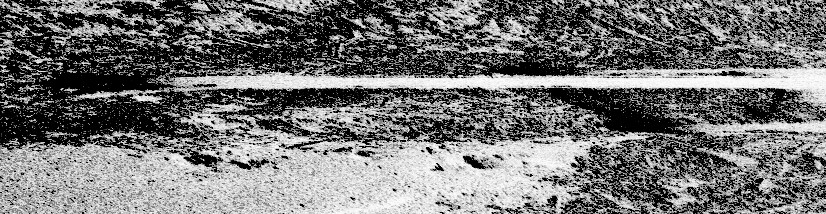
#> input picture backend/data/yolo/images/train/dongying_EP_004.jpg, 826 x 214 px
$ jupyter execute --allow-errors marine_debris_sonar_detection_system.ipynb
#> lines starting #> are read from the running program, lines starting #| are printed output that depends on the picture; after the words box and inside, x2 and y2 are one past the last pixel; in counts of white or black regions, pixels touching at a corner belong together
# AI-Powered Automated Underwater Marine Debris & Anomaly Detection System
### Side-Scan Sonar (SSS) Imagery Analysis Pipeline
**Theme:** Ocean Conservation & Blue Economy | **Application:** Autonomous Underwater Vehicle (AUV) Surveying & Debris Mapping

---

## 1. Project Overview & Folder Architecture
Side-Scan Sonar (SSS) systems map the seabed by emitting acoustic pulses and measuring the intensity of backscattered acoustic reflections over time. Anthropogenic targets (ghost fishing nets, shipwrecks, fallen pipelines, engines, plastic containers) generate distinctive **acoustic highlights** followed by trailing **acoustic shadows**.

### Modular Directory Architecture:
To ensure clean production separation between source notebooks, execution audits, datasets, and generated model artifacts:

```text
sea-sentinel/
├── notebooks/                    <-- ALL Jupyter Notebooks reside here
│   └── marine_debris_sonar_detection_system.ipynb
├── logs/                         <-- ALL System & Pipeline Log Files reside here
│   ├── sonar_system.log
│   ├── session_20260909_214500.log
│   └── error_traces.log
├── datasets/                     <-- Raw & Processed Training/Test Data
│   ├── sonar_marine_debris/
│   ├── yolo_dataset/
│   └── unet_dataset/
├── outputs/                      <-- Model Weights, Masks & Visuals
│   ├── models/                   (best_yolo.pt, best_unet_model.pth)
│   ├── predictions/              (YOLO detection images)
│   ├── masks/                    (U-Net segmentation masks)
│   ├── plots/                    (Evaluation & EDA charts)
│   └── preprocessed/             (Lee filtered & CLAHE images)
├── backend/                      <-- Production API & Inference Engines
└── frontend/                     <-- Interactive Web Dashboard
```

```
Side-Scan Sonar Input Image
             │
             ▼
   [Logger: Ingestion Check] ──────────► logs/sonar_system.log
             │
             ▼
[Step 1: Speckle Filtering & CLAHE] ───► logs/sonar_system.log
             │
             ▼
[Step 2: YOLO Candidate Detection] ───► logs/sonar_system.log
             │
             ▼
[Step 3: ROI Extraction & Padding] ───► logs/sonar_system.log
             │
             ▼
[Step 4: U-Net Semantic Mask Gen] ────► logs/sonar_system.log
             │
             ▼
[Step 5: Morphometrics & Audit] ──────► logs/sonar_system.log
             │
             ▼
   [Final Composite & Dashboard]
```

---
## 2. Environment Setup & Dedicated Logging Configuration
In this section, we:
1. Install and import all required deep learning and computer vision dependencies.
2. Configure **hardware acceleration** (automatic CUDA GPU detection).
3. Initialize the **dedicated logging system** saving all structured logs to the standalone **`logs/`** directory.
4. Establish the unified `PipelineConfig` path dictionary with auto-discovery of parent/root workspace.

[cell 1]
# -----------------------------------------------------------------------------
# 2.1 Package Installation (Uncomment when running in Google Colab / fresh env)
# -----------------------------------------------------------------------------
# !pip install -q ultralytics torch torchvision opencv-python albumentations pandas numpy matplotlib seaborn tqdm scikit-learn pillow

import sys
import os
import random
import shutil
import time
import math
import glob
import logging
import traceback
from datetime import datetime
from pathlib import Path
from typing import Dict, List, Tuple, Optional, Union, Any

# Core Scientific & Data Stack
import numpy as np
import pandas as pd
import matplotlib.pyplot as plt
import seaborn as sns
from PIL import Image

# Computer Vision & Image Processing
import cv2

# Deep Learning Framework (PyTorch)
import torch
import torch.nn as nn
import torch.nn.functional as F
from torch.utils.data import Dataset, DataLoader
import torchvision.transforms as T

# Ultralytics YOLO
try:
    from ultralytics import YOLO
    print("✓ Ultralytics YOLO imported successfully.")
except ImportError:
    print("! Ultralytics not installed. Run: pip install ultralytics")

# Progress bar and Evaluation
from tqdm.auto import tqdm
from sklearn.metrics import confusion_matrix, precision_recall_fscore_support

# Configure Matplotlib styling
plt.style.use('seaborn-v0_8-whitegrid' if 'seaborn-v0_8-whitegrid' in plt.style.available else 'default')
plt.rcParams['figure.figsize'] = (12, 6)
plt.rcParams['font.size'] = 11

print("✓ Core scientific libraries loaded successfully.")

[cell 2]
# -----------------------------------------------------------------------------
# 2.2 Global Pipeline Configuration & Folder Structure Initialization
# -----------------------------------------------------------------------------
class PipelineConfig:
    # Auto-resolve workspace root whether running from 'notebooks/' or project root
    _current_dir = Path(".").resolve()
    BASE_DIR = _current_dir.parent if _current_dir.name == "notebooks" else _current_dir

    # 1. Dedicated Notebooks Folder
    NOTEBOOKS_DIR = BASE_DIR / "notebooks"

    # 2. Dedicated Logs Folder
    LOGS_DIR = BASE_DIR / "logs"
    LOG_FILE = LOGS_DIR / "sonar_system.log"
    SESSION_LOG_FILE = LOGS_DIR / f"session_{datetime.now().strftime('%Y%m%d_%H%M%S')}.log"

    # 3. Datasets Folder
    DATASET_PATH = BASE_DIR / "datasets" / "sonar_marine_debris"
    YOLO_DATASET_PATH = BASE_DIR / "datasets" / "yolo_dataset"
    UNET_DATASET_PATH = BASE_DIR / "datasets" / "unet_dataset"

    # 4. Outputs Folder (Models, Predictions, Masks, Plots, Preprocessed)
    OUTPUT_PATH = BASE_DIR / "outputs"
    MODELS_DIR = OUTPUT_PATH / "models"
    PREDICTIONS_DIR = OUTPUT_PATH / "predictions"
    MASKS_DIR = OUTPUT_PATH / "masks"
    PLOTS_DIR = OUTPUT_PATH / "plots"
    PREPROCESSED_DIR = OUTPUT_PATH / "preprocessed"

    # Marine Debris Target Classes
    CLASSES = [
        "fishing_net",          # Ghost nets / lost fishing gear
        "shipwreck_fragment",   # Metallic / wooden hull sections
        "engine_debris",        # Heavy industrial machinery
        "pipeline_or_cable",    # Subsea linear infrastructure
        "plastic_debris"        # Anthropogenic plastic drums / containers
    ]
    NUM_CLASSES = len(CLASSES)
    CLASS_TO_ID = {cls: idx for idx, cls in enumerate(CLASSES)}
    ID_TO_CLASS = {idx: cls for idx, cls in enumerate(CLASSES)}
    CLASS_COLORS = {
        0: (255, 50, 50),     # Red
        1: (255, 165, 0),    # Orange
        2: (255, 255, 0),    # Yellow
        3: (0, 255, 255),    # Cyan
        4: (147, 112, 219)   # Purple
    }

    # YOLO Hyperparameters
    YOLO_MODEL = "yolo11n.pt"
    YOLO_EPOCHS = 30
    YOLO_IMG_SIZE = 640
    YOLO_BATCH_SIZE = 16
    YOLO_CONF_THRESH = 0.25
    YOLO_IOU_THRESH = 0.45

    # U-Net Hyperparameters
    UNET_IMG_SIZE = 256
    UNET_BATCH_SIZE = 16
    UNET_EPOCHS = 25
    UNET_LR = 1e-3
    UNET_WEIGHT_DECAY = 1e-4
    UNET_IN_CHANNELS = 1     # Single channel acoustic backscatter
    UNET_OUT_CHANNELS = 1    # Binary debris mask
    UNET_CONF_THRESH = 0.50

    @classmethod
    def setup_directories(cls):
        """Initialize clean directory hierarchy on disk."""
        for p in [cls.NOTEBOOKS_DIR, cls.LOGS_DIR, cls.OUTPUT_PATH,
                 cls.MODELS_DIR, cls.PREDICTIONS_DIR, cls.MASKS_DIR,
                 cls.PLOTS_DIR, cls.PREPROCESSED_DIR,
                 cls.YOLO_DATASET_PATH, cls.UNET_DATASET_PATH]:
            p.mkdir(parents=True, exist_ok=True)

        print("✓ Dedicated folder architecture initialized:")
        print(f"  ├── Notebooks Directory: {cls.NOTEBOOKS_DIR.resolve()}")
        print(f"  ├── Logs Directory     : {cls.LOGS_DIR.resolve()}")
        print(f"  └── Outputs Directory  : {cls.OUTPUT_PATH.resolve()}")

config = PipelineConfig()
config.setup_directories()

[cell 3]
# -----------------------------------------------------------------------------
# 2.3 Dedicated Logger Initialization (Writing to logs/sonar_system.log)
# -----------------------------------------------------------------------------
def setup_sonar_logger(log_file_path: Path) -> logging.Logger:
    """
    Initializes a structured multi-stream logger that captures all pipeline steps,
    debug traces, warning notices, and exceptions into the dedicated logs/ folder.
    """
    logger = logging.getLogger("SeaSentinelSonarLogger")
    logger.setLevel(logging.DEBUG)

    if logger.hasHandlers():
        logger.handlers.clear()

    formatter = logging.Formatter(
        "[%(asctime)s.%(msecs)03d] [%(levelname)s] [%(funcName)s:%(lineno)d] %(message)s",
        datefmt="%Y-%m-%d %H:%M:%S"
    )

    # 1. File Handler in logs/ folder
    file_handler = logging.FileHandler(str(log_file_path), mode='a', encoding='utf-8')
    file_handler.setLevel(logging.DEBUG)
    file_handler.setFormatter(formatter)
    logger.addHandler(file_handler)

    # 2. Console Stream Handler
    console_handler = logging.StreamHandler(sys.stdout)
    console_handler.setLevel(logging.INFO)
    console_formatter = logging.Formatter("[%(levelname)s] %(message)s")
    console_handler.setFormatter(console_formatter)
    logger.addHandler(console_handler)

    logger.info(f"Structured logging initialized in dedicated folder: {log_file_path.parent.resolve()}")
    return logger

logger = setup_sonar_logger(config.LOG_FILE)

# -----------------------------------------------------------------------------
# 2.4 Hardware Environment Detection & Seed Lock
# -----------------------------------------------------------------------------
def initialize_system_environment() -> torch.device:
    """Detects compute hardware, records GPU specs in logs, and sets random seeds."""
    try:
        seed = 42
        random.seed(seed)
        np.random.seed(seed)
        torch.manual_seed(seed)
#> (this line was passed over: torch is not available in this run)
        logger.info(f"Global seed set to: {seed}")

        if torch.cuda.is_available():
            dev_name = torch.cuda.get_device_name(0)
            dev_count = torch.cuda.device_count()
            vram = torch.cuda.get_device_properties(0).total_memory / (1024 ** 3)
            cuda_ver = torch.version.cuda
            device = torch.device("cuda:0")

            torch.cuda.manual_seed_all(seed)
            torch.backends.cudnn.deterministic = True

            logger.info(f"Hardware Acceleration: [CUDA ENABLED] | GPU: {dev_name} | VRAM: {vram:.2f} GB | CUDA: {cuda_ver}")
            print(f"✓ GPU Active: {dev_name} ({vram:.2f} GB VRAM)")
        else:
            device = torch.device("cpu")
            logger.warning("No CUDA GPU detected. Pipeline running on Host CPU.")
            print("! Running on Host CPU (CUDA not available).")

        return device
    except Exception as e:
        logger.error(f"Error initializing system environment: {str(e)}\n{traceback.format_exc()}")
        return torch.device("cpu")

#> (the rest of this cell did not finish here and is left out)

---
## 3. Dataset Configuration, Inspection & Exception-Guarded Auto-Audit
In this section, we:
1. Inspect the dataset directory for images, YOLO annotation txt files, and U-Net binary masks.
2. Provide an **automatic synthetic sonar data generator** with structured logging to ensure zero-error execution if directories are unpopulated.
3. Perform a defensive dataset audit with detailed logging of file integrity, resolutions, and split counts.

[cell 4]
# -----------------------------------------------------------------------------
# 3.1 Synthetic Sonar Data Generator with Step-by-Step Logging
# -----------------------------------------------------------------------------
def generate_synthetic_sonar_sample(img_w=640, img_h=640, num_objects=2) -> Tuple[np.ndarray, List[dict], np.ndarray]:
    """
    Generates a physically realistic side-scan sonar simulation image:
    1. Seabed reverberation background with Rayleigh/Speckle noise.
    2. Range attenuation gradient across the swath.
    3. High-backscatter bright highlight target.
    4. Distal acoustic shadow trailing away from the sonar nadir line.
    """
    try:
        bg_mean = np.random.uniform(55, 85)
        bg = np.random.rayleigh(scale=bg_mean, size=(img_h, img_w)).clip(0, 255).astype(np.float32)

        x_coords = np.linspace(-1, 1, img_w)
        gain_curve = 1.0 - 0.25 * (x_coords ** 2)
        bg = bg * gain_curve[np.newaxis, :]

        ripple_freq = np.random.uniform(0.04, 0.08)
        ripples = np.sin(np.arange(img_h)[:, np.newaxis] * ripple_freq + np.random.uniform(0, math.pi)) * 8
        sonar_img = np.clip(bg + ripples, 0, 255).astype(np.uint8)

        mask = np.zeros((img_h, img_w), dtype=np.uint8)
        annotations = []

        for obj_i in range(num_objects):
            cls_id = random.randint(0, len(config.CLASSES) - 1)
            cls_name = config.CLASSES[cls_id]

            cx = random.randint(100, img_w - 100)
            cy = random.randint(100, img_h - 100)

            if cls_name == "pipeline_or_cable":
                bw = random.randint(80, 160)
                bh = random.randint(15, 30)
            elif cls_name == "fishing_net":
                bw = random.randint(50, 100)
                bh = random.randint(40, 80)
            else:
                bw = random.randint(30, 70)
                bh = random.randint(30, 70)

            highlight_val = random.randint(215, 255)
            x1, y1 = max(0, cx - bw//2), max(0, cy - bh//2)
            x2, y2 = min(img_w - 1, cx + bw//2), min(img_h - 1, cy + bh//2)

            cv2.rectangle(sonar_img, (x1, y1), (x2, y2), highlight_val, -1)
            cv2.rectangle(mask, (x1, y1), (x2, y2), 255, -1)

            shadow_len = int(bw * random.uniform(1.2, 2.0))
            sx1 = min(img_w - 1, x2)
            sx2 = min(img_w - 1, sx1 + shadow_len)
            shadow_val = random.randint(5, 25)
            cv2.rectangle(sonar_img, (sx1, y1), (sx2, y2), shadow_val, -1)

            bbox_xc = (x1 + x2) / (2.0 * img_w)
            bbox_yc = (y1 + y2) / (2.0 * img_h)
            bbox_w = (x2 - x1) / float(img_w)
            bbox_h = (y2 - y1) / float(img_h)

            annotations.append({
                "class_id": cls_id,
                "class_name": cls_name,
                "x_center": bbox_xc,
                "y_center": bbox_yc,
                "width": bbox_w,
                "height": bbox_h,
                "bbox_abs": (x1, y1, x2, y2)
            })

        sonar_img = cv2.GaussianBlur(sonar_img, (5, 5), 1.2)
        return sonar_img, annotations, mask
    except Exception as e:
        logger.error(f"Failed to generate synthetic sonar sample: {str(e)}\n{traceback.format_exc()}")
        return np.zeros((img_h, img_w), dtype=np.uint8), [], np.zeros((img_h, img_w), dtype=np.uint8)

def ensure_dataset_populated():
    """Inspects dataset path; if empty, generates training/val/test splits with logging."""
    try:
        raw_images = list(config.DATASET_PATH.glob("**/*.png")) + list(config.DATASET_PATH.glob("**/*.jpg"))
        if len(raw_images) > 10:
            logger.info(f"Found existing dataset with {len(raw_images)} images at: {config.DATASET_PATH}")
            return

        logger.info("Dataset directory empty. Synthesizing benchmark Sonar Debris dataset...")
        splits = {"train": 120, "val": 30, "test": 30}

        for split_name, count in splits.items():
            img_dir = config.DATASET_PATH / "images" / split_name
            lbl_dir = config.DATASET_PATH / "labels" / split_name
            msk_dir = config.DATASET_PATH / "masks" / split_name
            img_dir.mkdir(parents=True, exist_ok=True)
            lbl_dir.mkdir(parents=True, exist_ok=True)
            msk_dir.mkdir(parents=True, exist_ok=True)

            for idx in range(count):
                img_id = f"sonar_sample_{split_name}_{idx:04d}"
                num_targets = random.choice([1, 2, 3]) if split_name != "test" else random.choice([1, 2])
                img, annots, mask = generate_synthetic_sonar_sample(640, 640, num_targets)

                cv2.imwrite(str(img_dir / f"{img_id}.png"), img)
                cv2.imwrite(str(msk_dir / f"{img_id}.png"), mask)

                lbl_file = lbl_dir / f"{img_id}.txt"
                with open(lbl_file, "w") as f:
                    for ann in annots:
                        f.write(f"{ann['class_id']} {ann['x_center']:.6f} {ann['y_center']:.6f} {ann['width']:.6f} {ann['height']:.6f}\n")

            logger.debug(f"Generated split '{split_name}' with {count} images, masks, and YOLO labels.")
#> this loop made 3 passes
#> pass 1, in ensure_dataset_populated, `cv2.imwrite(str(img_dir / f"{img_id}.png"), img)`:
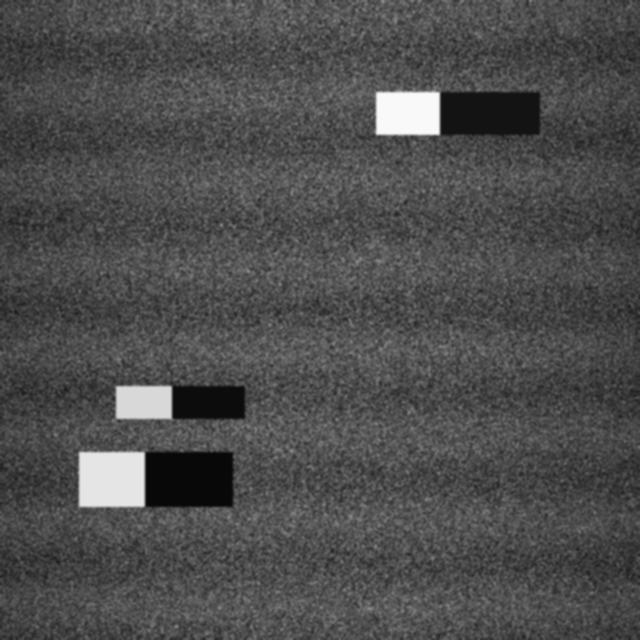
#> saved as sonar_sample_train_0000.png: shape (640, 640); min 8, max 249, mean 77.2
#> pass 1, in ensure_dataset_populated, `cv2.imwrite(str(msk_dir / f"{img_id}.png"), mask)`:
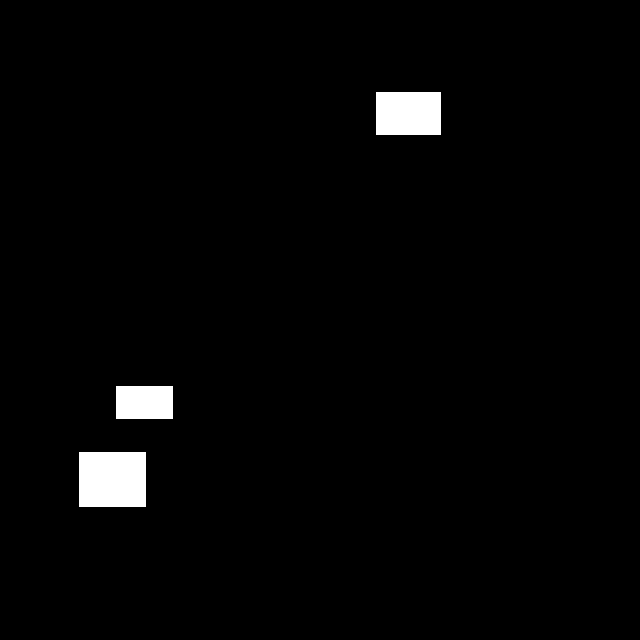
#> saved as sonar_sample_train_0000.png: shape (640, 640); 2% white; 3 white regions, box (x1, y1, x2, y2) and area: (79, 452, 146, 507) 3685, (376, 92, 441, 135) 2795, (116, 386, 173, 419) 1881
#> pass 1, in ensure_dataset_populated, `cv2.imwrite(str(img_dir / f"{img_id}.png"), img)`:
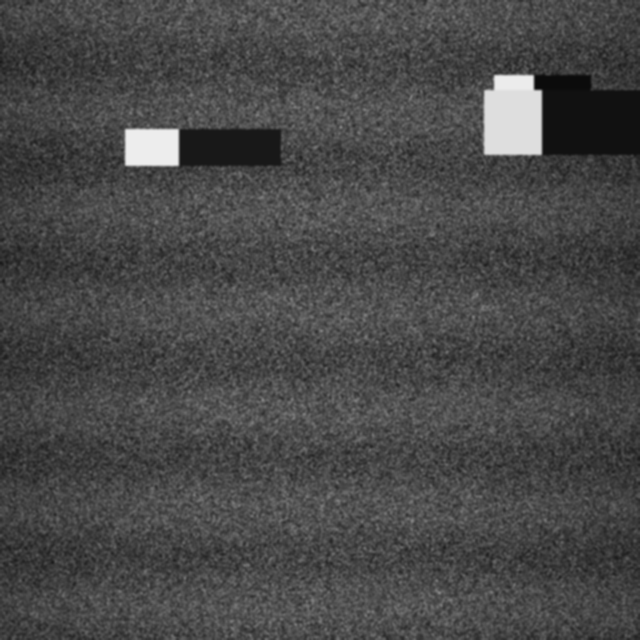
#> saved as sonar_sample_train_0001.png: shape (640, 640); min 11, max 237, mean 72.4
#> pass 1, in ensure_dataset_populated, `cv2.imwrite(str(msk_dir / f"{img_id}.png"), mask)`:
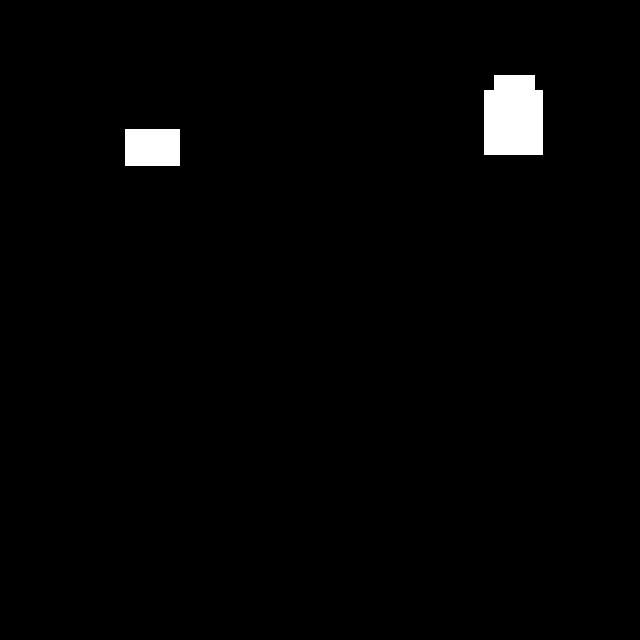
#> saved as sonar_sample_train_0001.png: shape (640, 640); 1.6% white; 2 white regions, box (x1, y1, x2, y2) and area: (484, 75, 543, 155) 4450, (125, 129, 180, 166) 2035

        logger.info(f"Successfully populated {sum(splits.values())} synthetic sonar samples.")
    except Exception as e:
        logger.error(f"Dataset population error: {str(e)}\n{traceback.format_exc()}")

ensure_dataset_populated()

# -----------------------------------------------------------------------------
# 3.2 Dataset Structure Audit with Structured Logging
# -----------------------------------------------------------------------------
def audit_dataset_structure(dataset_path: Path) -> pd.DataFrame:
    """Audits dataset directories, file counts, resolutions, and formats with error logs."""
    records = []
    logger.info(f"Beginning dataset structure audit on: {dataset_path}")
    try:
        for split in ["train", "val", "test"]:
            img_dir = dataset_path / "images" / split
            lbl_dir = dataset_path / "labels" / split
            msk_dir = dataset_path / "masks" / split

            img_files = list(img_dir.glob("*.png")) + list(img_dir.glob("*.jpg"))
            lbl_files = list(lbl_dir.glob("*.txt"))
            msk_files = list(msk_dir.glob("*.png"))

            sample_dim = "N/A"
            sample_fmt = "N/A"
            if img_files:
                sample_img = cv2.imread(str(img_files[0]))
#> sample_img is the input picture: shape (214, 826, 3); min 0, max 255, mean 115.7
                if sample_img is not None:
                    h, w, c = sample_img.shape
#> (the rest of the program and of its run is left out)
